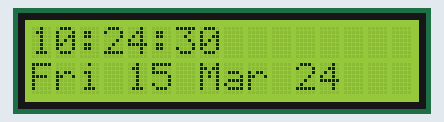
Simulated run of this program. Board: Raspberry Pi (BCM pin numbers). Parts: 16×2 character LCD. The clock reads 2024-03-15 10:24:30 at power-on unless the program sets it.

Above: at 0.1 s.
At 4.1 s:
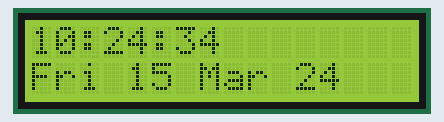
At 9.2 s:
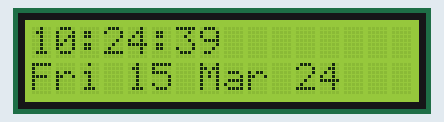
At 19.3 s:
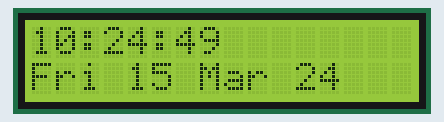
At 28.4 s:
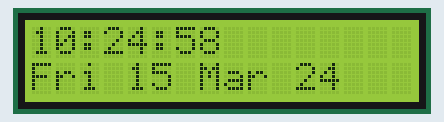
At 38.6 s:
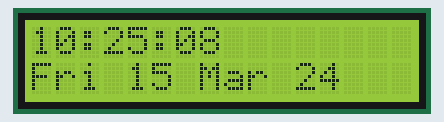

The program:

2ndGoUseLCDLib.py
```python
'''
Created on 17 Nov 2012

@author: Jamie
'''

from datetime import datetime
from time import sleep
from LCDLib import *

# Main program block

# Initialise display
lcd_init()

try:
    while True:
        lcd_byte(LCD_LINE_1, LCD_CMD)
        lcd_string(datetime.now().strftime('%H:%M:%S'))
        lcd_byte(LCD_LINE_2, LCD_CMD)
        lcd_string(datetime.now().strftime('%a %d %b %y'))
        sleep(1)
except KeyboardInterrupt:
    lcd_clear()
```

LCDLib.py
```python
'''
Created on 17 Nov 2012

@author: Jamie
'''
#!/usr/bin/python

# The vast majority of this code comes from :

# HD44780 LCD Test Script for
# Raspberry Pi
#
# Author : Matt Hawkins
# Site   : http://www.raspberrypi-spy.co.uk
#
# Date   : 26/07/2012
#

# The wiring for the LCD is as follows:
# 1 : GND
# 2 : 5V
# 3 : Contrast (0-5V)*
# 4 : RS (Register Select)
# 5 : R/W (Read Write)       - GROUND THIS PIN
# 6 : Enable or Strobe
# 7 : Data Bit 0             - NOT USED
# 8 : Data Bit 1             - NOT USED
# 9 : Data Bit 2             - NOT USED
# 10: Data Bit 3             - NOT USED
# 11: Data Bit 4
# 12: Data Bit 5
# 13: Data Bit 6
# 14: Data Bit 7
# 15: LCD Backlight +5V**
# 16: LCD Backlight GND

#import
import RPi.GPIO as GPIO
import time

# Define GPIO to LCD mapping
LCD_RS = 7
LCD_E  = 8
LCD_D4 = 25
LCD_D5 = 24
LCD_D6 = 23
LCD_D7 = 18

# Define some device constants
LCD_WIDTH = 16    # Maximum characters per line
LCD_CHR = True
LCD_CMD = False

LCD_LINE_1 = 0x80 # LCD RAM address for the 1st line
LCD_LINE_2 = 0xC0 # LCD RAM address for the 2nd line

# Timing constants
E_PULSE = 0.00005
E_DELAY = 0.00005

def lcd_init():
# Initialise display
    GPIO.setwarnings(False)
    GPIO.setmode(GPIO.BCM)       # Use BCM GPIO numbers
    GPIO.setup(LCD_E, GPIO.OUT)  # E
    GPIO.setup(LCD_RS, GPIO.OUT) # RS
    GPIO.setup(LCD_D4, GPIO.OUT) # DB4
    GPIO.setup(LCD_D5, GPIO.OUT) # DB5
    GPIO.setup(LCD_D6, GPIO.OUT) # DB6
    GPIO.setup(LCD_D7, GPIO.OUT) # DB7

    lcd_byte(0x33,LCD_CMD)
    lcd_byte(0x32,LCD_CMD)
    lcd_byte(0x28,LCD_CMD)
    lcd_byte(0x0C,LCD_CMD)
    lcd_byte(0x06,LCD_CMD)
    lcd_byte(0x01,LCD_CMD)

def lcd_string(message):
    # Send string to display

    message = message.ljust(LCD_WIDTH," ")

    for i in range(LCD_WIDTH):
        lcd_byte(ord(message[i]),LCD_CHR)

def lcd_clear():
    # Clear the display

    lcd_byte(0x01, LCD_CMD)
    time.sleep(0.3)

def lcd_byte(bits, mode):
    # Send byte to data pins
    # bits = data
    # mode = True  for character
    #        False for command

    GPIO.output(LCD_RS, mode) # RS

    # High bits
    GPIO.output(LCD_D4, False)
    GPIO.output(LCD_D5, False)
    GPIO.output(LCD_D6, False)
    GPIO.output(LCD_D7, False)
    if bits&0x10==0x10:
        GPIO.output(LCD_D4, True)
    if bits&0x20==0x20:
        GPIO.output(LCD_D5, True)
    if bits&0x40==0x40:
        GPIO.output(LCD_D6, True)
    if bits&0x80==0x80:
        GPIO.output(LCD_D7, True)

    # Toggle 'Enable' pin
    time.sleep(E_DELAY)
    GPIO.output(LCD_E, True)
    time.sleep(E_PULSE)
    GPIO.output(LCD_E, False)
    time.sleep(E_DELAY)

    # Low bits
    GPIO.output(LCD_D4, False)
    GPIO.output(LCD_D5, False)
    GPIO.output(LCD_D6, False)
    GPIO.output(LCD_D7, False)
    if bits&0x01==0x01:
        GPIO.output(LCD_D4, True)
    if bits&0x02==0x02:
        GPIO.output(LCD_D5, True)
    if bits&0x04==0x04:
        GPIO.output(LCD_D6, True)
    if bits&0x08==0x08:
        GPIO.output(LCD_D7, True)

    # Toggle 'Enable' pin
    time.sleep(E_DELAY)
    GPIO.output(LCD_E, True)
    time.sleep(E_PULSE)
    GPIO.output(LCD_E, False)
    time.sleep(E_DELAY)
```

Measured:
- what the display in image 1 shows lasts 1.0 s, from 4.1 s to 5.1 s
